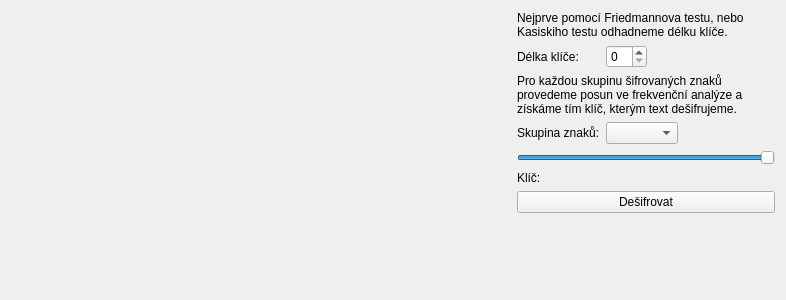
<?xml version="1.0" encoding="UTF-8"?>
<ui version="4.0">
 <class>VigenereCipherTab</class>
 <widget class="QWidget" name="VigenereCipherTab">
  <property name="geometry">
   <rect>
    <x>0</x>
    <y>0</y>
    <width>786</width>
    <height>300</height>
   </rect>
  </property>
  <property name="windowTitle">
   <string>Form</string>
  </property>
  <layout class="QHBoxLayout" name="horizontalLayout">
   <item>
    <widget class="FrequencyChart" name="frequencyChart" native="true">
     <property name="minimumSize">
      <size>
       <width>500</width>
       <height>0</height>
      </size>
     </property>
    </widget>
   </item>
   <item>
    <layout class="QFormLayout" name="formLayout">
     <property name="fieldGrowthPolicy">
      <enum>QFormLayout::ExpandingFieldsGrow</enum>
     </property>
     <item row="0" column="0" colspan="2">
      <widget class="QLabel" name="label_4">
       <property name="text">
        <string>Nejprve pomocí Friedmannova testu, nebo Kasiskiho testu odhadneme délku klíče.</string>
       </property>
       <property name="wordWrap">
        <bool>true</bool>
       </property>
      </widget>
     </item>
     <item row="1" column="0">
      <widget class="QLabel" name="label_3">
       <property name="text">
        <string>Délka klíče:</string>
       </property>
      </widget>
     </item>
     <item row="1" column="1">
      <widget class="QSpinBox" name="spinBox"/>
     </item>
     <item row="2" column="0" colspan="2">
      <widget class="QLabel" name="label_5">
       <property name="text">
        <string>Pro každou skupinu šifrovaných znaků provedeme posun ve frekvenční analýze a získáme tím klíč, kterým text dešifrujeme.</string>
       </property>
       <property name="wordWrap">
        <bool>true</bool>
       </property>
      </widget>
     </item>
     <item row="3" column="0">
      <widget class="QLabel" name="label_2">
       <property name="text">
        <string>Skupina znaků:</string>
       </property>
      </widget>
     </item>
     <item row="3" column="1">
      <widget class="QComboBox" name="comboBox"/>
     </item>
     <item row="4" column="0" colspan="2">
      <widget class="QSlider" name="horizontalSlider">
       <property name="minimum">
        <number>-25</number>
       </property>
       <property name="maximum">
        <number>0</number>
       </property>
       <property name="orientation">
        <enum>Qt::Horizontal</enum>
       </property>
      </widget>
     </item>
     <item row="5" column="0">
      <widget class="QLabel" name="label">
       <property name="text">
        <string>Klíč:</string>
       </property>
      </widget>
     </item>
     <item row="5" column="1">
      <widget class="QLabel" name="txtKey">
       <property name="text">
        <string/>
       </property>
      </widget>
     </item>
     <item row="6" column="0" colspan="2">
      <widget class="QPushButton" name="btnDecrypt">
       <property name="text">
        <string>Dešifrovat</string>
       </property>
      </widget>
     </item>
    </layout>
   </item>
  </layout>
 </widget>
 <customwidgets>
  <customwidget>
   <class>FrequencyChart</class>
   <extends>QWidget</extends>
   <header>frequencychart.h</header>
   <container>1</container>
  </customwidget>
 </customwidgets>
 <resources/>
 <connections/>
</ui>
